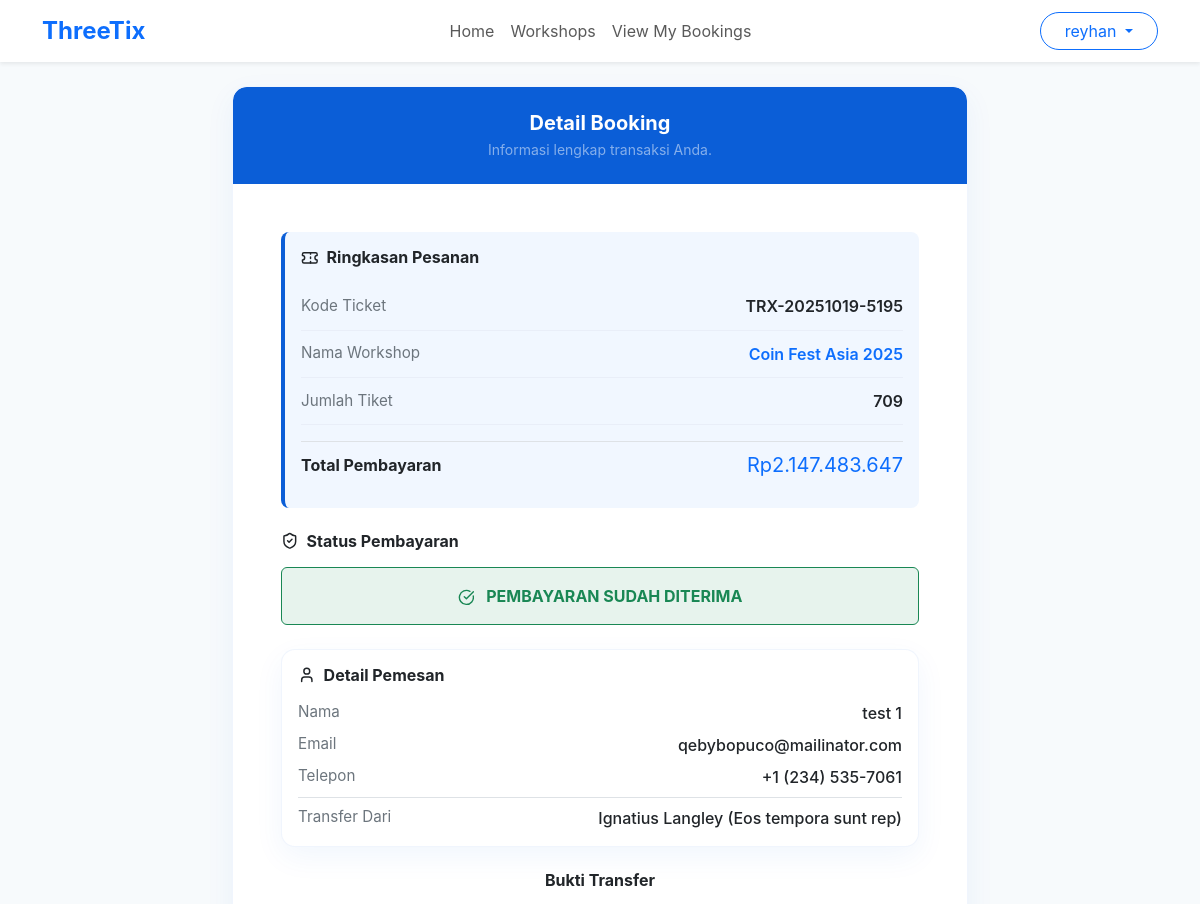
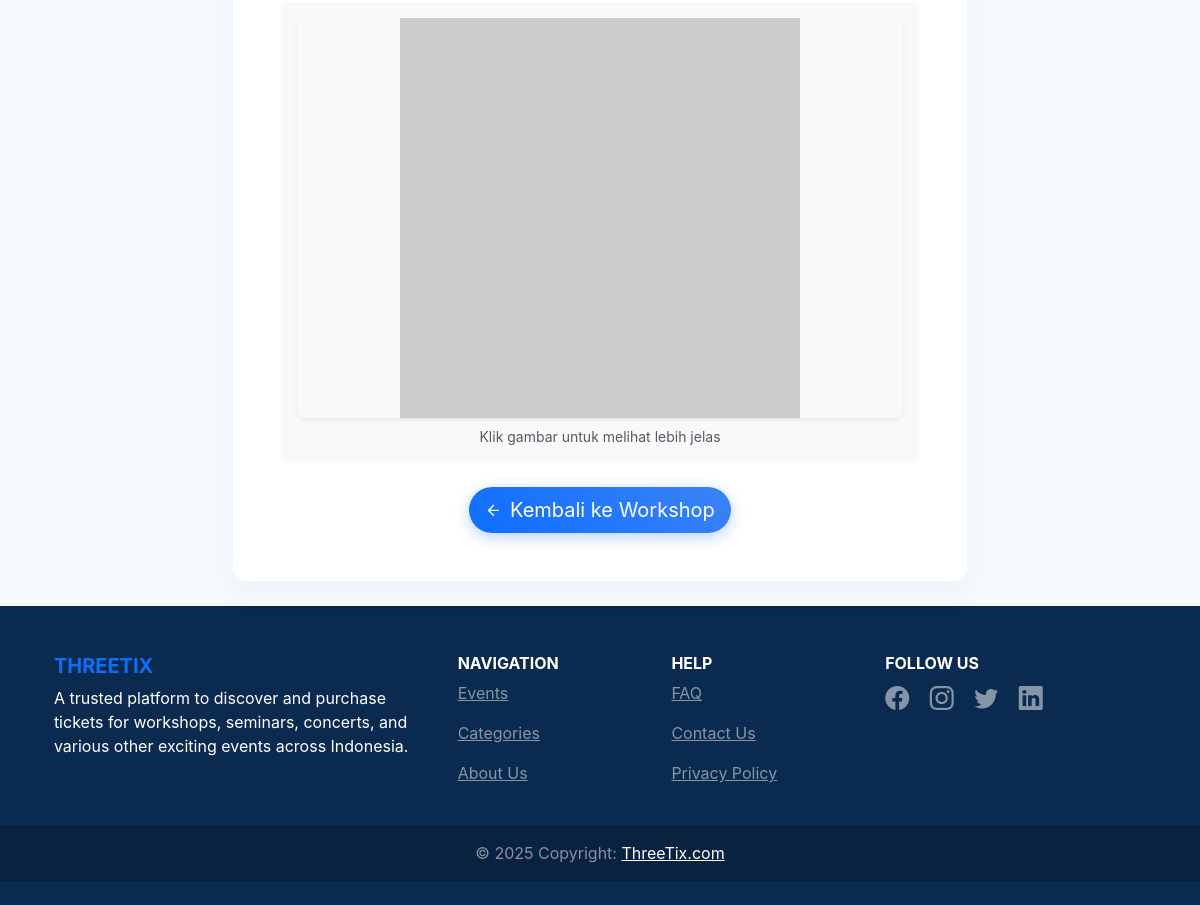
/booking/show/TRX-20251019-5195 (signed in), run on the app's committed database (2 pictures, top to bottom).
### tables this page shows
CREATE TABLE `booking_transaction` (
  `id` int(11) NOT NULL,
  `user_id` int(10) DEFAULT NULL,
  `name` varchar(255) NOT NULL,
  `phone` varchar(50) DEFAULT NULL,
  `email` varchar(255) DEFAULT NULL,
  `customer_bank_name` varchar(255) DEFAULT NULL,
  `customer_bank_account` varchar(255) DEFAULT NULL,
  `customer_bank_number` varchar(50) DEFAULT NULL,
  `proof` varchar(255) DEFAULT NULL,
  `total_amount` int(11) NOT NULL DEFAULT 0,
  `workshop_id` int(11) NOT NULL,
  `is_paid` tinyint(1) DEFAULT 0,
  `quantity` int(11) DEFAULT 1,
  `booking_trx_id` varchar(100) DEFAULT NULL,
  `created_at` timestamp NOT NULL DEFAULT current_timestamp(),
  `updated_at` timestamp NOT NULL DEFAULT current_timestamp() ON UPDATE current_timestamp()
);

CREATE TABLE `workshop` (
  `id` int(11) NOT NULL,
  `name` varchar(255) NOT NULL,
  `slug` varchar(255) NOT NULL,
  `thumbnail` varchar(255) DEFAULT NULL,
  `venue_thumbnail` varchar(255) DEFAULT NULL,
  `about` text DEFAULT NULL,
  `price` int(11) NOT NULL DEFAULT 0,
  `started_at` date DEFAULT NULL,
  `time_at` time DEFAULT NULL,
  `address` text DEFAULT NULL,
  `bg_map` varchar(255) DEFAULT NULL,
  `is_open` tinyint(1) DEFAULT 1,
  `has_started` tinyint(1) DEFAULT 0,
  `created_at` timestamp NOT NULL DEFAULT current_timestamp(),
  `updated_at` timestamp NOT NULL DEFAULT current_timestamp() ON UPDATE current_timestamp()
);

### app/Controllers/BookingController.php (called while the page is built, shortened)
<?php
require_once __DIR__ . '/../../config/includes/db_mysql.php';
class BookingController
{
    private $databaseConnection;
    public function __construct()
    {
        $this->databaseConnection = require __DIR__ . '/../../config/includes/db_mysql.php';
    }
    public function show(string $bookingTrxId)
    {
        $query = "SELECT bt.*, w.name AS workshop_name, w.slug AS workshop_slug, w.price AS workshop_price
              FROM booking_transaction bt
              JOIN workshop w ON bt.workshop_id = w.id
              WHERE bt.booking_trx_id = ? LIMIT 1";
        $stmt = $this->databaseConnection->prepare($query);
        $stmt->bind_param('s', $bookingTrxId);
        $stmt->execute();
        $result = $stmt->get_result();
        $booking = $result->fetch_assoc();
        $viewPath = __DIR__ . '/../Views/booking/booking_show.php';
        require $viewPath;
    }
}

### public/index.php (called while the page is built, shortened)
<?php
require_once BASE_PATH . '../app/routes/web.php';

### config/includes/db_mysql.php (called while the page is built, shortened)
<?php
$mysql = new mysqli(DB_HOST, DB_USER, DB_PASS, DB_NAME);
return $mysql;

### app/Views/booking/booking_show.php (the view, shortened to what this page needs)
<!DOCTYPE html>
<html lang="id">
<head>
    <link href="https://cdn.jsdelivr.net/npm/bootstrap@5.3.2/dist/css/bootstrap.min.css" rel="stylesheet">
    <link href="https://cdn.jsdelivr.net/npm/bootstrap-icons@1.11.1/font/bootstrap-icons.css" rel="stylesheet">
    <link rel="stylesheet" href="/assets/landing.css">
</head>
<body>
    <?php require __DIR__ . '/../components/header.php'; ?>
    <main class="container my-4">
        <div class="row justify-content-center">
            <div class="col-12 col-lg-8">
                <div class="panel-card overflow-hidden">
                    <div class="header-banner text-center">
                        <h2 class="h5 mb-1 fw-bold">Detail Booking</h2>
                        <div class="small text-white-50">Informasi lengkap transaksi Anda.</div>
                    </div>
                    <div class="p-4 p-md-5">
                        <div class="mb-4 summary-panel">
                            <h6 class="mb-3 fw-bold d-flex align-items-center">
                                <i data-lucide="ticket" class="me-2" style="width:1.1rem;height:1.1rem;"></i>
                                Ringkasan Pesanan
                            </h6>
                            <div class="info-item">
                                <div class="muted-small">Kode Ticket</div>
                                <div class="fw-semibold"><?= htmlspecialchars($booking['booking_trx_id'] ?? '-') ?></div>
                            </div>
                            <div class="info-item">
                                <div class="muted-small">Nama Workshop</div>
                                <div class="text-primary fw-semibold"><?= htmlspecialchars($booking['workshop_name'] ?? '-') ?></div>
                            </div>
                            <div class="info-item">
                                <div class="muted-small">Jumlah Tiket</div>
                                <div class="fw-semibold"><?= htmlspecialchars($booking['quantity'] ?? 1) ?></div>
                            </div>
                            <div class="info-item mt-3 pt-2 border-top">
                                <div class="fw-bold">Total Pembayaran</div>
                                <div class="fs-5 fw-extrabold text-primary">Rp<?= number_format($booking['total_amount'] ?? 0, 0, ',', '.') ?></div>
                            </div>
                        </div>
                        <div class="mb-4">
                            <h6 class="mb-3 fw-bold d-flex align-items-center">
                                <i data-lucide="shield-check" class="me-2" style="width:1.1rem;height:1.1rem;"></i>
                                Status Pembayaran
                            </h6>
                            <?php if (!empty($booking['is_paid'])): ?>
                                <div class="p-3 rounded text-center fw-bold text-success bg-success bg-opacity-10 border border-success">
                                    <i data-lucide="check-circle" class="me-2" style="width:1.05rem;height:1.05rem;"></i>
                                    PEMBAYARAN SUDAH DITERIMA
                                </div>
                            <?php endif; ?>
                        </div>
                        <div class="mb-4 panel-card p-3">
                            <h6 class="mb-3 fw-bold d-flex align-items-center">
                                <i data-lucide="user" class="me-2" style="width:1.1rem;height:1.1rem;"></i>
                                Detail Pemesan
                            </h6>
                            <div class="mb-2 d-flex justify-content-between">
                                <div class="muted-small">Nama</div>
                                <div class="fw-medium"><?= htmlspecialchars($booking['name'] ?? '-') ?></div>
                            </div>
                            <div class="mb-2 d-flex justify-content-between">
                                <div class="muted-small">Email</div>
                                <div class="fw-medium"><?= htmlspecialchars($booking['email'] ?? '-') ?></div>
                            </div>
                            <div class="mb-2 d-flex justify-content-between">
                                <div class="muted-small">Telepon</div>
                                <div class="fw-medium"><?= htmlspecialchars($booking['phone'] ?? '-') ?></div>
                            </div>
                            <div class="pt-2 mt-2 border-top d-flex justify-content-between">
                                <div class="muted-small">Transfer Dari</div>
                                <div class="fw-medium"><?= htmlspecialchars($booking['customer_bank_name'] ?? '-') ?> (<?= htmlspecialchars($booking['customer_bank_account'] ?? '-') ?>)</div>
                            </div>
                        </div>
                        <?php if (!empty($booking['proof'])): ?>
                            <div class="mb-4">
                                <h6 class="mb-3 fw-bold text-center">Bukti Transfer</h6>
                                <div class="bg-light p-3 rounded">
                                    <a href="<?= htmlspecialchars($booking['proof']) ?>" target="_blank" class="d-block">
                                        <img
                                            src="<?= htmlspecialchars($booking['proof']) ?>"
                                            alt="Bukti Pembayaran"
                                            class="proof-img mx-auto d-block shadow-sm"
                                            onerror="this.onerror=null; this.src='https://placehold.co/400x400/cccccc/333333?text=BUKTI+TIDAK+DITEMUKAN';">
                                    </a>
                                    <p class="text-center text-muted small mt-2 mb-0">Klik gambar untuk melihat lebih jelas</p>
                                </div>
                            </div>
                        <?php endif; ?>
                        <div class="text-center mt-4">
                            <a href="/workshops/<?= htmlspecialchars($booking['workshop_slug'] ?? '') ?>" class="btn btn-primary btn-lg rounded-pill d-inline-flex align-items-center">
                                <i data-lucide="arrow-left" class="me-2" style="width:1.05rem;height:1.05rem;"></i>
                                Kembali ke Workshop
                            </a>
                        </div>
                    </div>
                </div>
            </div>
        </div>
    </main>
    <?php require __DIR__ . '/../components/footer.php'; ?>
</body>
</html>

### public/assets/landing.css (style rules this page uses)
:root { --bs-primary: #0D6EFD; --bs-primary-rgb: 13, 110, 253; --bs-dark-blue: #0B2A4F; --bs-gradient: linear-gradient(45deg, #0D6EFD, #3C82F7); }
body { font-family: 'Poppins', sans-serif; background-color: #FDFEFF; }
.btn-primary { background: var(--bs-gradient); border: none; transition: all 0.3s ease; box-shadow: 0 4px 15px rgba(var(--bs-primary-rgb), 0.3); }

### app/Views/booking/booking_show.php (style rules this page uses)
:root { --brand-blue: #0b5ed7; --card-radius: 14px; }
body { font-family: Inter, system-ui, -apple-system, "Segoe UI", Roboto, "Helvetica Neue", Arial; background-color: #f7fafc; }
.panel-card { border-radius: var(--card-radius); background: #fff; border: 1px solid rgba(11, 94, 215, 0.06); box-shadow: 0 10px 30px rgba(11, 94, 215, 0.06); }
.header-banner { background: var(--brand-blue); color: #fff; padding: 1.5rem; border-top-left-radius: var(--card-radius); border-top-right-radius: var(--card-radius); }
.summary-panel { background: #f1f7ff; border-left: 4px solid var(--brand-blue); padding: 1rem; border-radius: 8px; }
.muted-small { color: #6c757d; font-size: .95rem; }
.info-item { padding: .7rem 0; border-bottom: 1px solid #e9eef8; display: flex; justify-content: space-between; align-items: center; }
.info-item:last-child { border-bottom: none; }
.proof-img { max-height: 400px; width: 100%; object-fit: contain; border-radius: 8px; }

### data on the page
booking_transaction: booking_trx "TRX-20251019-5195", workshop.name "Coin Fest Asia 2025", quantity "709", total_amount "2.147.483.647", name "test 1", email "qebybopuco@mailinator.com", phone "+1 (234) 535-7061", customer_bank_name "Ignatius Langley", customer_bank_account "Eos tempora sunt rep"

### other printed values
$_SESSION['user_name'] "reyhan"
